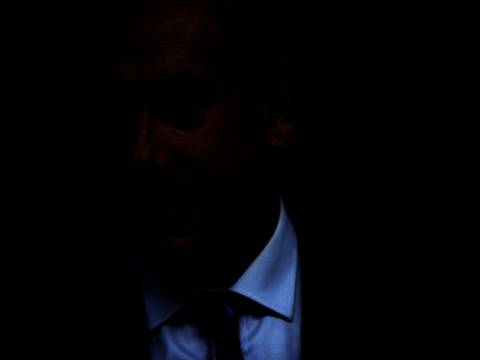
#> input picture preprocessing/visualization/adj_gamma_01.png, 480 x 360 px
$ python -i preprocess.py   (imports and definitions only)
#> lines starting #> are read from the running program, lines starting #| are printed output that depends on the picture
#> further down, picture is the input picture: shape (360, 480, 3); mean B, G, R 6.1, 3.6, 3.3
import cv2
import numpy as np


class Preprocess:

    def histogram_equlization_rgb(self, img):
        # Simple preprocessing using histogram equalization
        # https://en.wikipedia.org/wiki/Histogram_equalization

        intensity_img = cv2.cvtColor(img, cv2.COLOR_BGR2YCrCb)
#> intensity_img: shape (360, 480, 3); mean of channels 0, 1, 2 3.8, 127.7, 129.3
        intensity_img[:, :, 0] = cv2.equalizeHist(intensity_img[:, :, 0])
#> intensity_img: shape (360, 480, 3); mean of channels 0, 1, 2 26.6, 127.7, 129.3
        img = cv2.cvtColor(intensity_img, cv2.COLOR_YCrCb2BGR)
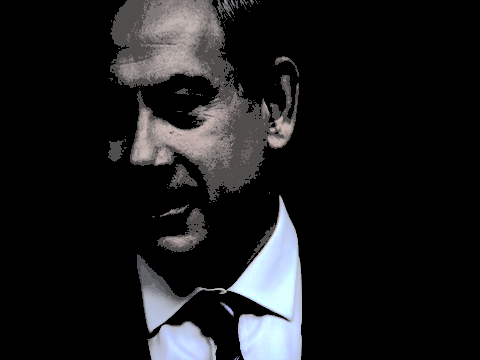
#> img: shape (360, 480, 3); mean B, G, R 27.6, 26.4, 26.2

        # For Grayscale this would be enough:
        # img = cv2.equalizeHist(img)
        print("a")
        return img

    # [68 lines left out: functions histogram_equlization_bnw, contrast_brightness_correction_px, contrast_brightness_correction_csa, adjust_gamma, edge_detection, sharpening, not called in this run]

>>> import cv2
>>> picture = cv2.imread('visualization/adj_gamma_01.png')
>>> result = Preprocess().histogram_equlization_rgb(picture)

$ run again, on preprocessing/visualization/adj_gamma_05.png
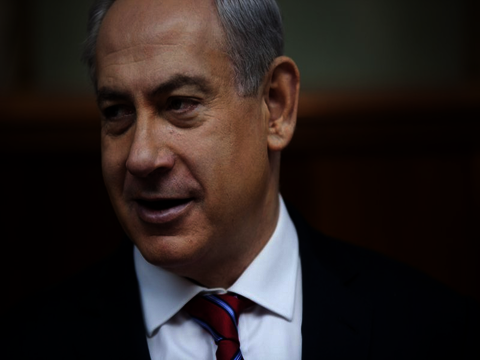
#> input picture preprocessing/visualization/adj_gamma_05.png, 480 x 360 px
#> picture is the input picture: shape (360, 480, 3); mean B, G, R 30.9, 33.2, 42.1
#> in histogram_equlization_rgb, `img = cv2.cvtColor(intensity_img, cv2.COLOR_YCrCb2BGR)`:
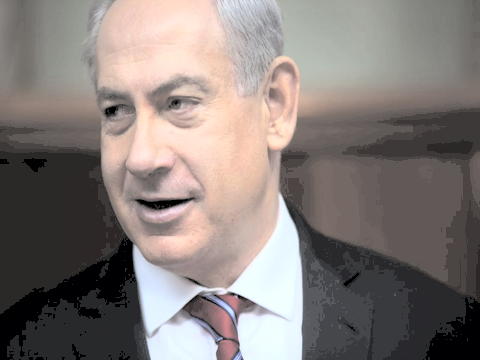
#> img: shape (360, 480, 3); mean B, G, R 121.8, 125.1, 133.7
